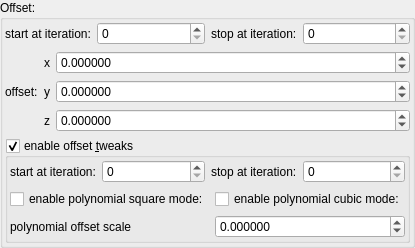
    <widget class="QGroupBox" name="groupBox_2">
     <property name="title">
      <string>Offset:</string>
     </property>
     <layout class="QVBoxLayout" name="verticalLayout_6">
      <property name="leftMargin">
       <number>2</number>
      </property>
      <property name="topMargin">
       <number>2</number>
      </property>
      <property name="rightMargin">
       <number>2</number>
      </property>
      <property name="bottomMargin">
       <number>2</number>
      </property>
      <item>
       <layout class="QHBoxLayout" name="horizontalLayout_31" stretch="0,1,0,1">
        <item>
         <widget class="QLabel" name="label_119">
          <property name="text">
           <string>start at iteration:</string>
          </property>
         </widget>
        </item>
        <item>
         <widget class="MySpinBox" name="spinboxInt_transf_start_iterations_O">
          <property name="sizePolicy">
           <sizepolicy hsizetype="Minimum" vsizetype="Maximum">
            <horstretch>0</horstretch>
            <verstretch>0</verstretch>
           </sizepolicy>
          </property>
          <property name="maximum">
           <number>999</number>
          </property>
         </widget>
        </item>
        <item>
         <widget class="QLabel" name="label_84">
          <property name="text">
           <string>stop at iteration:</string>
          </property>
         </widget>
        </item>
        <item>
         <widget class="MySpinBox" name="spinboxInt_transf_stop_iterations_O">
          <property name="sizePolicy">
           <sizepolicy hsizetype="Minimum" vsizetype="Maximum">
            <horstretch>0</horstretch>
            <verstretch>0</verstretch>
           </sizepolicy>
          </property>
          <property name="maximum">
           <number>999</number>
          </property>
         </widget>
        </item>
       </layout>
      </item>
      <item>
       <layout class="QGridLayout" name="gridLayout_9" columnstretch="0,0,1" columnminimumwidth="0,0,0">
        <item row="0" column="2">
         <widget class="MyDoubleSpinBox" name="spinbox3_transf_addition_constant_x">
          <property name="sizePolicy">
           <sizepolicy hsizetype="Minimum" vsizetype="Maximum">
            <horstretch>0</horstretch>
            <verstretch>0</verstretch>
           </sizepolicy>
          </property>
          <property name="prefix">
           <string/>
          </property>
          <property name="suffix">
           <string/>
          </property>
          <property name="decimals">
           <number>6</number>
          </property>
          <property name="minimum">
           <double>-99.989999999999995</double>
          </property>
          <property name="maximum">
           <double>99.989999999999995</double>
          </property>
          <property name="singleStep">
           <double>0.100000000000000</double>
          </property>
         </widget>
        </item>
        <item row="1" column="2">
         <widget class="MyDoubleSpinBox" name="spinbox3_transf_addition_constant_y">
          <property name="sizePolicy">
           <sizepolicy hsizetype="Minimum" vsizetype="Maximum">
            <horstretch>0</horstretch>
            <verstretch>0</verstretch>
           </sizepolicy>
          </property>
          <property name="prefix">
           <string/>
          </property>
          <property name="suffix">
           <string/>
          </property>
          <property name="decimals">
           <number>6</number>
          </property>
          <property name="minimum">
           <double>-99.989999999999995</double>
          </property>
          <property name="maximum">
           <double>99.989999999999995</double>
          </property>
          <property name="singleStep">
           <double>0.100000000000000</double>
          </property>
         </widget>
        </item>
        <item row="2" column="2">
         <widget class="MyDoubleSpinBox" name="spinbox3_transf_addition_constant_z">
          <property name="sizePolicy">
           <sizepolicy hsizetype="Minimum" vsizetype="Maximum">
            <horstretch>0</horstretch>
            <verstretch>0</verstretch>
           </sizepolicy>
          </property>
          <property name="prefix">
           <string/>
          </property>
          <property name="suffix">
           <string/>
          </property>
          <property name="decimals">
           <number>6</number>
          </property>
          <property name="minimum">
           <double>-99.989999999999995</double>
          </property>
          <property name="maximum">
           <double>99.989999999999995</double>
          </property>
          <property name="singleStep">
           <double>0.100000000000000</double>
          </property>
         </widget>
        </item>
        <item row="0" column="1">
         <widget class="QLabel" name="label_139">
          <property name="sizePolicy">
           <sizepolicy hsizetype="Preferred" vsizetype="Preferred">
            <horstretch>0</horstretch>
            <verstretch>0</verstretch>
           </sizepolicy>
          </property>
          <property name="text">
           <string notr="true">x</string>
          </property>
          <property name="alignment">
           <set>Qt::AlignRight|Qt::AlignTrailing|Qt::AlignVCenter</set>
          </property>
         </widget>
        </item>
        <item row="2" column="1">
         <widget class="QLabel" name="label_141">
          <property name="sizePolicy">
           <sizepolicy hsizetype="Preferred" vsizetype="Preferred">
            <horstretch>0</horstretch>
            <verstretch>0</verstretch>
           </sizepolicy>
          </property>
          <property name="text">
           <string notr="true">z</string>
          </property>
          <property name="alignment">
           <set>Qt::AlignRight|Qt::AlignTrailing|Qt::AlignVCenter</set>
          </property>
         </widget>
        </item>
        <item row="1" column="1">
         <widget class="QLabel" name="label_142">
          <property name="sizePolicy">
           <sizepolicy hsizetype="Preferred" vsizetype="Preferred">
            <horstretch>0</horstretch>
            <verstretch>0</verstretch>
           </sizepolicy>
          </property>
          <property name="text">
           <string notr="true">y</string>
          </property>
          <property name="alignment">
           <set>Qt::AlignRight|Qt::AlignTrailing|Qt::AlignVCenter</set>
          </property>
         </widget>
        </item>
        <item row="1" column="0">
         <widget class="QLabel" name="label_256">
          <property name="text">
           <string>offset:</string>
          </property>
         </widget>
        </item>
       </layout>
      </item>
      <item>
       <widget class="MyGroupBox" name="groupCheck_transf_multiplier_enabled_3_false">
        <property name="font">
         <font>
          <weight>50</weight>
          <bold>false</bold>
         </font>
        </property>
        <property name="title">
         <string>enable offset &amp;tweaks</string>
        </property>
        <property name="checkable">
         <bool>true</bool>
        </property>
        <layout class="QVBoxLayout" name="verticalLayout_7">
         <property name="leftMargin">
          <number>2</number>
         </property>
         <property name="topMargin">
          <number>2</number>
         </property>
         <property name="rightMargin">
          <number>2</number>
         </property>
         <property name="bottomMargin">
          <number>2</number>
         </property>
         <item>
          <layout class="QHBoxLayout" name="horizontalLayout_30" stretch="0,1,0,1">
           <item>
            <widget class="QLabel" name="label_113">
             <property name="text">
              <string>start at iteration:</string>
             </property>
            </widget>
           </item>
           <item>
            <widget class="MySpinBox" name="spinboxInt_transf_start_iterations_X">
             <property name="sizePolicy">
              <sizepolicy hsizetype="Minimum" vsizetype="Maximum">
               <horstretch>0</horstretch>
               <verstretch>0</verstretch>
              </sizepolicy>
             </property>
             <property name="maximum">
              <number>999</number>
             </property>
            </widget>
           </item>
           <item>
            <widget class="QLabel" name="label_83">
             <property name="text">
              <string>stop at iteration:</string>
             </property>
            </widget>
           </item>
           <item>
            <widget class="MySpinBox" name="spinboxInt_transf_stop_iterations_X">
             <property name="sizePolicy">
              <sizepolicy hsizetype="Minimum" vsizetype="Maximum">
               <horstretch>0</horstretch>
               <verstretch>0</verstretch>
              </sizepolicy>
             </property>
             <property name="maximum">
              <number>999</number>
             </property>
            </widget>
           </item>
          </layout>
         </item>
         <item>
          <layout class="QGridLayout" name="gridLayout_10" columnstretch="0,1" columnminimumwidth="0,0">
           <item row="1" column="1">
            <widget class="MyDoubleSpinBox" name="spinbox_transf_scale_1">
             <property name="sizePolicy">
              <sizepolicy hsizetype="Minimum" vsizetype="Maximum">
               <horstretch>0</horstretch>
               <verstretch>0</verstretch>
              </sizepolicy>
             </property>
             <property name="prefix">
              <string/>
             </property>
             <property name="decimals">
              <number>6</number>
             </property>
             <property name="minimum">
              <double>-99.989999999999995</double>
             </property>
             <property name="singleStep">
              <double>0.100000000000000</double>
             </property>
            </widget>
           </item>
           <item row="1" column="0">
            <widget class="QLabel" name="label_144">
             <property name="text">
              <string>polynomial offset scale</string>
             </property>
            </widget>
           </item>
           <item row="0" column="0">
            <widget class="MyCheckBox" name="checkBox_transf_function_enabledBy_false">
             <property name="text">
              <string>enable polynomial square mode:</string>
             </property>
            </widget>
           </item>
           <item row="0" column="1">
            <widget class="MyCheckBox" name="checkBox_transf_function_enabledBx_false">
             <property name="text">
              <string>enable polynomial cubic mode:</string>
             </property>
            </widget>
           </item>
          </layout>
         </item>
        </layout>
       </widget>
      </item>
     </layout>
    </widget>
